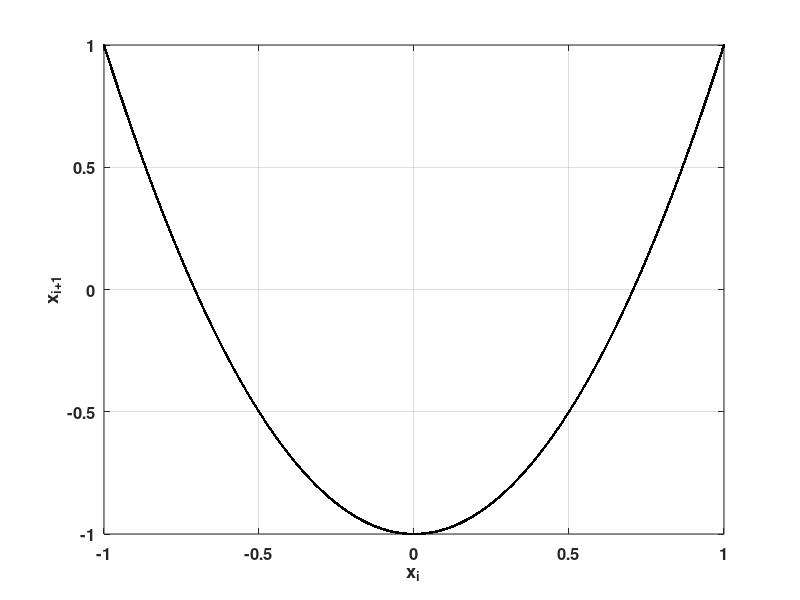
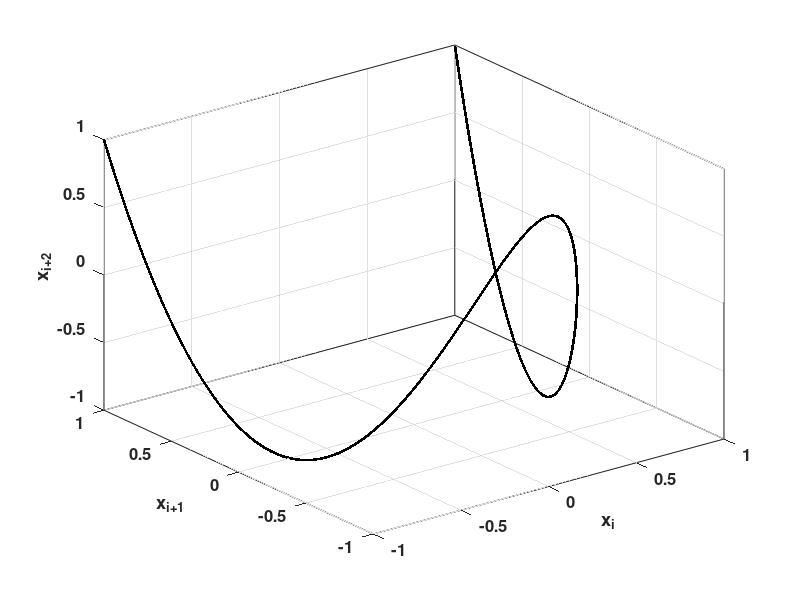

Reproduce these figures in MATLAB, in order.
clear;
x(1) = 0.5; 
k = 2; 
N = 10^5;

for i = 2:N
    x(i) = cos(k * acos(x(i-1)));
end

x = x(200:end); 

figure
plot(x(1:end-1), x(2:end), '.k')
xlabel('x_{i}')
ylabel('x_{i+1}')
grid on
box on
set(gca,'fontsize',12)
set(gca,'fontweight','bold')

figure
plot3(x(1:end-2), x(2:end-1), x(3:end), '.k')
xlabel('x_{i}')
ylabel('x_{i+1}')
zlabel('x_{i+2}')
grid on
box on
set(gca,'fontsize',12)
set(gca,'fontweight','bold')
